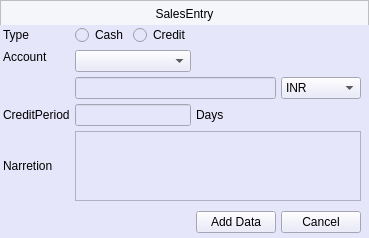
<?xml version="1.0" encoding="UTF-8"?>
<ui version="4.0">
 <class>MainWindow</class>
 <widget class="QMainWindow" name="MainWindow">
  <property name="geometry">
   <rect>
    <x>0</x>
    <y>0</y>
    <width>362</width>
    <height>231</height>
   </rect>
  </property>
  <property name="windowTitle">
   <string>MainWindow</string>
  </property>
  <property name="styleSheet">
   <string notr="true"/>
  </property>
  <widget class="QWidget" name="centralwidget">
   <property name="styleSheet">
    <string notr="true"/>
   </property>
   <layout class="QGridLayout" name="gridLayout">
    <property name="leftMargin">
     <number>0</number>
    </property>
    <property name="topMargin">
     <number>0</number>
    </property>
    <property name="rightMargin">
     <number>0</number>
    </property>
    <property name="bottomMargin">
     <number>0</number>
    </property>
    <property name="spacing">
     <number>0</number>
    </property>
    <item row="0" column="0">
     <widget class="QFrame" name="fheader">
      <property name="minimumSize">
       <size>
        <width>0</width>
        <height>25</height>
       </size>
      </property>
      <property name="maximumSize">
       <size>
        <width>16777215</width>
        <height>25</height>
       </size>
      </property>
      <property name="styleSheet">
       <string notr="true">background-color:#f5f6fa;
font: 63 11pt &quot;Segoe UI Semibold&quot;;
color:#000000</string>
      </property>
      <property name="frameShape">
       <enum>QFrame::StyledPanel</enum>
      </property>
      <property name="frameShadow">
       <enum>QFrame::Raised</enum>
      </property>
      <layout class="QGridLayout" name="gridLayout_3">
       <property name="leftMargin">
        <number>0</number>
       </property>
       <property name="topMargin">
        <number>0</number>
       </property>
       <property name="rightMargin">
        <number>0</number>
       </property>
       <property name="bottomMargin">
        <number>0</number>
       </property>
       <property name="spacing">
        <number>0</number>
       </property>
       <item row="0" column="0">
        <widget class="QLabel" name="label_6">
         <property name="minimumSize">
          <size>
           <width>0</width>
           <height>25</height>
          </size>
         </property>
         <property name="text">
          <string>SalesEntry</string>
         </property>
         <property name="alignment">
          <set>Qt::AlignCenter</set>
         </property>
        </widget>
       </item>
      </layout>
     </widget>
    </item>
    <item row="1" column="0">
     <widget class="QWidget" name="widget" native="true">
      <property name="styleSheet">
       <string notr="true">QWidget{
	background-color: rgb(230, 230, 250);
}

QPushButton:hover {
  border-radius: 05px;
  color:#000000;
  background-color:#9BA4B5;
  border: 0px solid ;
}</string>
      </property>
      <layout class="QGridLayout" name="gridLayout_2">
       <property name="leftMargin">
        <number>3</number>
       </property>
       <property name="topMargin">
        <number>0</number>
       </property>
       <property name="rightMargin">
        <number>3</number>
       </property>
       <property name="bottomMargin">
        <number>0</number>
       </property>
       <property name="spacing">
        <number>5</number>
       </property>
       <item row="0" column="0">
        <widget class="QLabel" name="label_3">
         <property name="text">
          <string>Type</string>
         </property>
        </widget>
       </item>
       <item row="0" column="1">
        <widget class="QRadioButton" name="rbCash">
         <property name="text">
          <string>Cash</string>
         </property>
        </widget>
       </item>
       <item row="0" column="2">
        <widget class="QRadioButton" name="rbCredit">
         <property name="styleSheet">
          <string notr="true"/>
         </property>
         <property name="text">
          <string>Credit</string>
         </property>
        </widget>
       </item>
       <item row="0" column="3">
        <widget class="Line" name="line_5">
         <property name="styleSheet">
          <string notr="true">background-color: transparent</string>
         </property>
         <property name="orientation">
          <enum>Qt::Vertical</enum>
         </property>
        </widget>
       </item>
       <item row="1" column="0">
        <widget class="QLabel" name="label">
         <property name="text">
          <string>Account</string>
         </property>
        </widget>
       </item>
       <item row="1" column="1" rowspan="2" colspan="2">
        <widget class="QComboBox" name="cbAccountName"/>
       </item>
       <item row="3" column="1" colspan="3">
        <widget class="QLineEdit" name="leAmount">
         <property name="placeholderText">
          <string/>
         </property>
        </widget>
       </item>
       <item row="3" column="4">
        <widget class="QComboBox" name="cbCurrency">
         <property name="styleSheet">
          <string notr="true">QComboBox:disabled {
  background-color: #1464a0;
  color: #ffffff;
}</string>
         </property>
         <item>
          <property name="text">
           <string>INR</string>
          </property>
         </item>
         <item>
          <property name="text">
           <string>USD</string>
          </property>
         </item>
        </widget>
       </item>
       <item row="3" column="5">
        <widget class="Line" name="line_2">
         <property name="orientation">
          <enum>Qt::Horizontal</enum>
         </property>
        </widget>
       </item>
       <item row="4" column="0">
        <widget class="QLabel" name="label_4">
         <property name="text">
          <string>CreditPeriod</string>
         </property>
        </widget>
       </item>
       <item row="4" column="1" colspan="2">
        <widget class="QLineEdit" name="lineEdit"/>
       </item>
       <item row="4" column="3">
        <widget class="QLabel" name="label_5">
         <property name="text">
          <string>Days</string>
         </property>
        </widget>
       </item>
       <item row="5" column="0">
        <widget class="QLabel" name="label_2">
         <property name="text">
          <string>Narretion</string>
         </property>
        </widget>
       </item>
       <item row="5" column="1" colspan="4">
        <widget class="QTextBrowser" name="tbNarretion">
         <property name="textInteractionFlags">
          <set>Qt::LinksAccessibleByKeyboard|Qt::LinksAccessibleByMouse|Qt::TextBrowserInteraction|Qt::TextEditable|Qt::TextEditorInteraction|Qt::TextSelectableByKeyboard|Qt::TextSelectableByMouse</set>
         </property>
        </widget>
       </item>
       <item row="6" column="3">
        <widget class="Line" name="line_4">
         <property name="styleSheet">
          <string notr="true">background-color: transparent</string>
         </property>
         <property name="orientation">
          <enum>Qt::Vertical</enum>
         </property>
        </widget>
       </item>
       <item row="7" column="3">
        <widget class="QPushButton" name="pdAddRaw">
         <property name="text">
          <string>Add Data</string>
         </property>
         <property name="shortcut">
          <string>Return, Enter</string>
         </property>
        </widget>
       </item>
       <item row="7" column="4">
        <widget class="QPushButton" name="pbcancel">
         <property name="text">
          <string>Cancel</string>
         </property>
         <property name="shortcut">
          <string>Esc</string>
         </property>
        </widget>
       </item>
       <item row="8" column="3">
        <widget class="Line" name="line_3">
         <property name="styleSheet">
          <string notr="true">background-color: transparent</string>
         </property>
         <property name="orientation">
          <enum>Qt::Vertical</enum>
         </property>
        </widget>
       </item>
      </layout>
     </widget>
    </item>
   </layout>
  </widget>
 </widget>
 <resources/>
 <connections/>
</ui>
